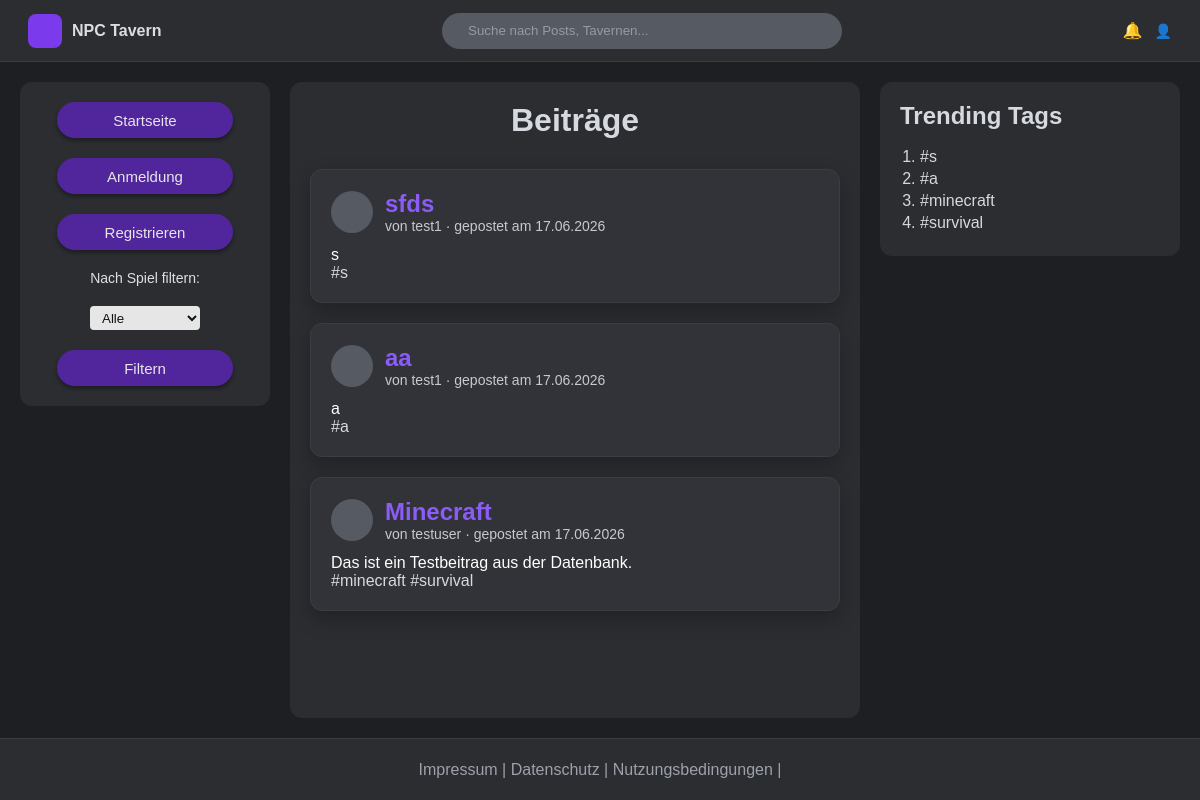
The page / on the database its author committed.
### tables this page shows
CREATE TABLE posts (
                id INTEGER PRIMARY KEY AUTOINCREMENT,
                title TEXT NOT NULL,
                tags TEXT NOT NULL DEFAULT '[]',
                media TEXT,
                text TEXT NOT NULL,
                url TEXT NOT NULL UNIQUE,
                author TEXT,
                created_at INTEGER NOT NULL
            );

### php/model/PostPDOSQLite.php (called while the page is built, shortened)
<?php
require_once __DIR__ . "/PostData.php";
class PostPDOSQLite implements PostDAO {
    private static $instance = null;
    public static function getInstance(): PostPDOSQLite {
        if (self::$instance === null) {
            self::$instance = new PostPDOSQLite();
        }
        return self::$instance;
    }
    private function getConnection(): PDO {
        global $abs_path;
        $dbDir = $abs_path . "/db";
        $dbFile = $dbDir . "/post.db";
        $db = new PDO("sqlite:" . $dbFile);
        $db->setAttribute(PDO::ATTR_ERRMODE, PDO::ERRMODE_EXCEPTION);
        $db->setAttribute(PDO::ATTR_DEFAULT_FETCH_MODE, PDO::FETCH_ASSOC);
        return $db;
    }
    public function findAll(): array {
        try {
            $db = $this->getConnection();
            $stmt = $db->query("
                SELECT *
                FROM posts
                ORDER BY created_at DESC
            ");
            $posts = [];
            foreach ($stmt->fetchAll() as $row) {
                $posts[] = $this->rowToPost($row);
            }
            return $posts;
        } catch (PDOException $e) {
            throw new RuntimeException("Datenbankfehler beim Lesen der Beiträge.");
        }
    }
    public function getBestTags(int $limit = 10): array {
        $tagCounts = [];
        foreach ($this->findAll() as $post) {
            foreach ($post->getPostTags() as $tag) {
                $tag = trim(strtolower($tag));
                $tagCounts[$tag] = ($tagCounts[$tag] ?? 0) + 1;
            }
        }
        arsort($tagCounts);
        return array_slice(array_keys($tagCounts), 0, $limit);
    }
    private function rowToPost(array $row): PostData {
        return new PostData(
            $row["title"],
            json_decode($row["tags"], true) ?? [],
            $row["media"],
            $row["text"],
            $row["url"],
            intval($row["id"]),
            $row["author"],
            intval($row["created_at"])
        );
    }
}

### php/model/PostData.php (called while the page is built, shortened)
<?php
class PostData {
    public function getPostTitle(): string {
        return $this->postTitle;
    }
    public function getPostTags(): array {
        return $this->postTags;
    }
    public function getPostText(): ?string {
        return $this->postText;
    }
    public function getPostUrl(): ?string {
        return($this->postUrl);
    }
    public function getPostAuthor(): ?string {
        return $this->postAuthor;
    }
    public function getPostDate(): ?string {
        return $this->postDate;
    }
}

### config.php (called while the page is built)
<?php
return [
    'post_storage' => 'db',
];

### php/model/Post.php (called while the page is built, shortened)
<?php
require_once __DIR__ . "/PostPDOSQLite.php";
class Post
{
    private static ?PostDAO $instance = null;
    public static function getInstance(): PostDAO
    {
        if (self::$instance === null) {
            $config = include __DIR__ . '/../../config.php';
            switch ($config['post_storage']) {
                case 'db':
                    self::$instance = PostPDOSQLite::getInstance();
                    break;
            }
        }
        return self::$instance;
    }
}

### index.php (the view, shortened to what this page needs)
<?php
require_once __DIR__ . "/path.php";
require_once $abs_path . "/php/model/Post.php";
$eingeloggt = isset($_SESSION["username"]) || isset($_SESSION["loggedInUserId"]);
$postDao = Post::getInstance();
try {
    $alleBeitraege = $postDao->findAll();
    $trendingTags = $postDao->getBestTags(10);
} catch (Exception $e) {
    $alleBeitraege = [];
    $trendingTags = [];
    $datenbankFehler = $e->getMessage();
}
$gewaehltesSpiel = trim($_GET["spiel"] ?? "");
$gefilterteBeitraege = [];
foreach ($alleBeitraege as $post) {
    if ($gewaehltesSpiel === "") {
        $gefilterteBeitraege[] = $post;
        continue;
    }
}
?>
<?php include_once $abs_path . "/php/include/head.php"; ?>
<body>
<header class="nav">
    <div class="nav-left">
        <a href="index.php" class="logo">
            <div class="logo-icon">
            </div>
            <span class="logo-text">NPC Tavern</span>
        </a>
    </div>
    <div class="nav-center">
        <input type="text" class="search" placeholder="Suche nach Posts, Tavernen...">
    </div>
<div class="nav-right">
    <div class="icon">🔔</div>
    <?php if ($eingeloggt): ?>
        <a href="profil.php" class="icon" aria-label="Profil">👤</a>
    <?php else: ?>
        <a href="login.php" class="icon" aria-label="Anmelden">👤</a>
    <?php endif; ?>
</div>
</header>
<div class="layout">
    <aside class="sidebar-left">
        <form class="filter-form" method="GET" action="index.php">
            <a href="index.php" class="button-link">Startseite</a>
            <?php if ($eingeloggt): ?>
                <a href="login.php?action=logout" class="button-link">Abmelden</a>
                <a href="benutzer-deregistrieren.php" class="button-link">Deregistrieren</a>
            <?php else: ?>
                <a href="login.php" class="button-link">Anmeldung</a>
                <a href="register.php" class="button-link">Registrieren</a>
            <?php endif; ?>
            <label for="spiel">Nach Spiel filtern:</label>
            <select name="spiel" id="spiel">
                <option value="" <?php if ($gewaehltesSpiel === "") echo "selected"; ?>>
                    Alle
                </option>
            </select>
            <button type="submit">Filtern</button>
        </form>
    </aside>
    <main class="post-feed">
        <h1>Beiträge</h1>
        <?php foreach ($gefilterteBeitraege as $beitrag): ?>
            <?php
            $postId = $beitrag->getPostId();
            $postTitle = $beitrag->getPostTitle();
            $postText = $beitrag->getPostText();
            $postAuthor = $beitrag->getPostAuthor();
            $postUrl = $beitrag->getPostUrl();
            $postDate = $beitrag->getPostDate();
            if ($postDate !== null) {
                $datum = date("d.m.Y", (int) $postDate);
            } else {
                $datum = "";
            }
            $detailLink = "beitrag.php";
            if ($postUrl !== null && $postUrl !== "") {
                $detailLink .= "?post=" . urlencode($postUrl);
            } elseif ($postId !== null) {
                $detailLink .= "?id=" . urlencode((string) $postId);
            }
            ?>
            <article class="post">
                <div class="post-header">
                    <div class="avatar"></div>
                    <div>
                        <h2>
                            <a href="<?php echo htmlspecialchars($detailLink); ?>">
                                <?php echo htmlspecialchars($postTitle); ?>
                            </a>
                        </h2>
                        <p class="post-date">
                            <?php if ($postAuthor !== null && $postAuthor !== ""): ?>
                                von <?php echo htmlspecialchars($postAuthor); ?>
                            <?php endif; ?>
                            <?php if ($datum !== ""): ?>
                                · gepostet am <?php echo htmlspecialchars($datum); ?>
                            <?php endif; ?>
                        </p>
                    </div>
                </div>
                <p class="post-text">
                    <?php echo nl2br(htmlspecialchars($postText)); ?>
                </p>
                <?php if (!empty($beitrag->getPostTags())): ?>
                    <p class="post-tags">
                        <?php foreach ($beitrag->getPostTags() as $tag): ?>
                            <span>#<?php echo htmlspecialchars($tag); ?></span>
                        <?php endforeach; ?>
                    </p>
                <?php endif; ?>
            </article>
        <?php endforeach; ?>
    </main>
    <aside class="sidebar-right">
        <h2>Trending Tags</h2>
        <ol>
            <?php if (!empty($trendingTags)): ?>
                <?php foreach ($trendingTags as $tag): ?>
                    <li>#<?php echo htmlspecialchars($tag); ?></li>
                <?php endforeach; ?>
            <?php endif; ?>
        </ol>
    </aside>
</div>
<footer class="footer">
    <?php include_once $abs_path . "/php/include/footer.php"; ?>
</footer>
</body>
</html>

### php/include/head.php (shortened to what this page needs)
<!DOCTYPE html>
<html lang="de">
<head>
    <link rel="stylesheet" type="text/css" href="css/main.css">
</head>

### php/include/footer.php
<footer>
    <a href="impressum.php">Impressum</a> |
    <a href="datenschutz.php">Datenschutz</a> |
    <a href="nutzungsbedingungen.php">Nutzungsbedingungen</a> |
</footer>

### css/main.css (style rules this page uses)
* { box-sizing: border-box; margin: 0; padding: 0; }
html, body { min-height: 100%; }
body { min-height: 100vh; background: #1e1f22; color: #d6d9df; font-family: Arial, sans-serif; display: flex; flex-direction: column; }
.search { width: 400px; max-width: 420px; height: 36px; border: none; outline: none; border-radius: 999px; background: #565a62; color: #ffffff; padding: 0 26px; }
.search::placeholder { color: #949BA4 ; }
.nav { min-height: 62px; padding: 0 28px; background: #2b2d31; border-bottom: 1px solid #3a3d42; display: flex; justify-content: space-between;; align-items: center; position: relative; }
.nav-right { display: flex; align-items: center; gap: 12px; }
.logo { display: flex; align-items: center; gap: 10px; text-decoration: none; color: #d6d9df; font-weight: bold; }
.logo-icon { width: 34px; height: 34px; background: #7c3aed; border-radius: 8px; display: flex; align-items: center; justify-content: center; }
.logo-text { font-size: 16px; color: #DCDDDE; }
.nav a { color: #8b5cf6; text-decoration: none; font-size: 14px; }
.layout { flex: 1; display: grid; grid-template-columns: 250px 1fr 300px; gap: 20px; padding: 20px; align-items: stretch; }
.sidebar-left, .sidebar-right, .post-feed { background-color: #2b2d31; border-radius: 12px; padding: 20px; }
.sidebar-left, .sidebar-right { align-self: start; }
.post-feed { min-height: 100%; display: flex; flex-direction: column; gap: 20px; }
.post-feed h1 { text-align: center; margin-bottom: 10px; }
.filter-form { display: flex; flex-direction: column; align-items: center; gap: 20px; }
.filter-form label { font-size: 14px; color: #e0e0e0; }
.filter-form select { width: 110px; height: 24px; }
.sidebar-right h2 { margin-bottom: 18px; }
.sidebar-right ol { padding-left: 20px; }
.sidebar-right li { margin-bottom: 4px; }
.post { width: 100%; margin: 0 auto; background: #313338; border-radius: 12px; padding: 20px; }
.post-header { display: flex; align-items: center; gap: 12px; }
.avatar { width: 42px; height: 42px; flex-shrink: 0; border-radius: 50%; background: #565a62; }
.post h2 { color: #d6d9df; font-size: 24px; }
.post h2 a { color: #8b5cf6; text-decoration: none; }
.post-date { font-size: 14px; color: #c7c9cf; }
.post-text { margin-top: 12px; color: #ffffff; }
input, select { border: none; outline: none; border-radius: 4px; background: #e6e6e6; color: #111111; padding: 4px 8px; }
button { width: 176px; height: 36px; border: none; border-radius: 999px; background: #51269d; color: #e6e6e6; font-size: 15px; cursor: pointer; box-shadow: 0 3px 4px rgba(0, 0, 0, 0.35); }
a.button-link { display: inline-flex; justify-content: center; align-items: center; width: 176px; height: 36px; border-radius: 999px; background: #51269d; color: #e6e6e6; font-size: 15px; text-decoration: none; cursor: pointer; box-shadow: 0 3px 4px rgba(0, 0, 0, 0.35); }
.footer { margin-top: auto; min-height: 62px; background: #2b2d31; border-top: 1px solid #3a3d42; display: flex; justify-content: center; align-items: center; gap: 20px; color: #9da1aa; }
.footer a { color: #9da1aa; text-decoration: none; }
.post { border: 1px solid #3a3d42; box-shadow: 0 8px 20px rgba(0, 0, 0, 0.25); }

### rows shown on the page
posts: title "sfds", author "test1", created_at "17.06.2026", text "s", tag "s"
posts: title "aa", author "test1", created_at "17.06.2026", text "a", tag "a"
posts: title "Minecraft", author "testuser", created_at "17.06.2026", text "Das ist ein Testbeitrag aus der Datenbank.", tag "minecraft", tag "survival"

### other values the page prints
$tag "s"
$tag "a"
$tag "minecraft"
$tag "survival"
